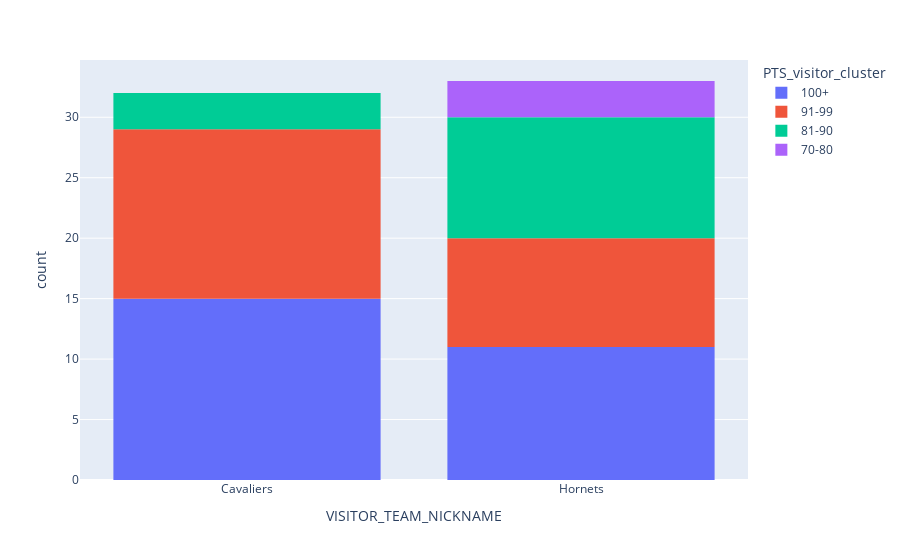

Notebook source saved alongside this figure:
### Code cell
px.histogram(visitor_cavs_hornets_pts_cluster_1, x="VISITOR_TEAM_NICKNAME", color="PTS_visitor_cluster")

### Figure 1 — Plotly figure (JSON) as saved in the notebook; plotly's stock layout.template omitted (floating-point values rounded to 4 significant figures)
{"data": [{"alignmentgroup": "True", "bingroup": "x", "hovertemplate": "PTS_visitor_cluster=100+<br>VISITOR_TEAM_NICKNAME=%{x}<br>count=%{y}<extra></extra>", "legendgroup": "100+", "marker": {"color": "#636efa", "pattern": {"shape": ""}}, "name": "100+", "offsetgroup": "100+", "orientation": "v", "showlegend": true, "type": "histogram", "x": ["Cavaliers", "Hornets", "Cavaliers", "Cavaliers", "Hornets", "Hornets", "Cavaliers", "Cavaliers", "Hornets", "Cavaliers", "Cavaliers", "Hornets", "Cavaliers", "Hornets", "Cavaliers", "Hornets", "Cavaliers", "Cavaliers", "Hornets", "Cavaliers", "Cavaliers", "Cavaliers", "Cavaliers", "Hornets", "Hornets", "Hornets"], "xaxis": "x", "yaxis": "y"}, {"alignmentgroup": "True", "bingroup": "x", "hovertemplate": "PTS_visitor_cluster=91-99<br>VISITOR_TEAM_NICKNAME=%{x}<br>count=%{y}<extra></extra>", "legendgroup": "91-99", "marker": {"color": "#EF553B", "pattern": {"shape": ""}}, "name": "91-99", "offsetgroup": "91-99", "orientation": "v", "showlegend": true, "type": "histogram", "x": ["Hornets", "Hornets", "Cavaliers", "Cavaliers", "Hornets", "Cavaliers", "Hornets", "Cavaliers", "Cavaliers", "Cavaliers", "Hornets", "Cavaliers", "Hornets", "Cavaliers", "Hornets", "Cavaliers", "Cavaliers", "Cavaliers", "Hornets", "Hornets", "Cavaliers", "Cavaliers", "Cavaliers"], "xaxis": "x", "yaxis": "y"}, {"alignmentgroup": "True", "bingroup": "x", "hovertemplate": "PTS_visitor_cluster=81-90<br>VISITOR_TEAM_NICKNAME=%{x}<br>count=%{y}<extra></extra>", "legendgroup": "81-90", "marker": {"color": "#00cc96", "pattern": {"shape": ""}}, "name": "81-90", "offsetgroup": "81-90", "orientation": "v", "showlegend": true, "type": "histogram", "x": ["Hornets", "Cavaliers", "Hornets", "Hornets", "Cavaliers", "Hornets", "Hornets", "Hornets", "Cavaliers", "Hornets", "Hornets", "Hornets", "Hornets"], "xaxis": "x", "yaxis": "y"}, {"alignmentgroup": "True", "bingroup": "x", "hovertemplate": "PTS_visitor_cluster=70-80<br>VISITOR_TEAM_NICKNAME=%{x}<br>count=%{y}<extra></extra>", "legendgroup": "70-80", "marker": {"color": "#ab63fa", "pattern": {"shape": ""}}, "name": "70-80", "offsetgroup": "70-80", "orientation": "v", "showlegend": true, "type": "histogram", "x": ["Hornets", "Hornets", "Hornets"], "xaxis": "x", "yaxis": "y"}], "layout": {"barmode": "relative", "legend": {"title": {"text": "PTS_visitor_cluster"}, "tracegroupgap": 0}, "margin": {"t": 60}, "xaxis": {"anchor": "y", "domain": [0, 1], "title": {"text": "VISITOR_TEAM_NICKNAME"}}, "yaxis": {"anchor": "x", "domain": [0, 1], "title": {"text": "count"}}}}
